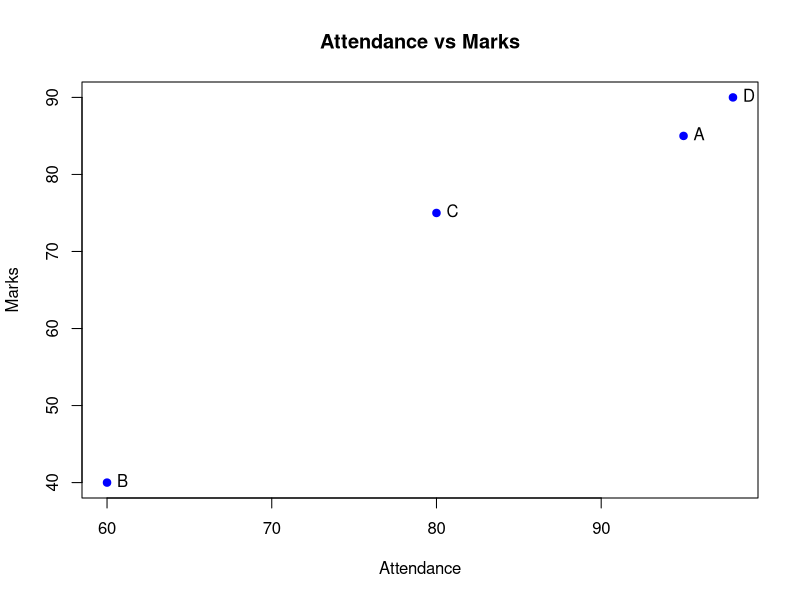
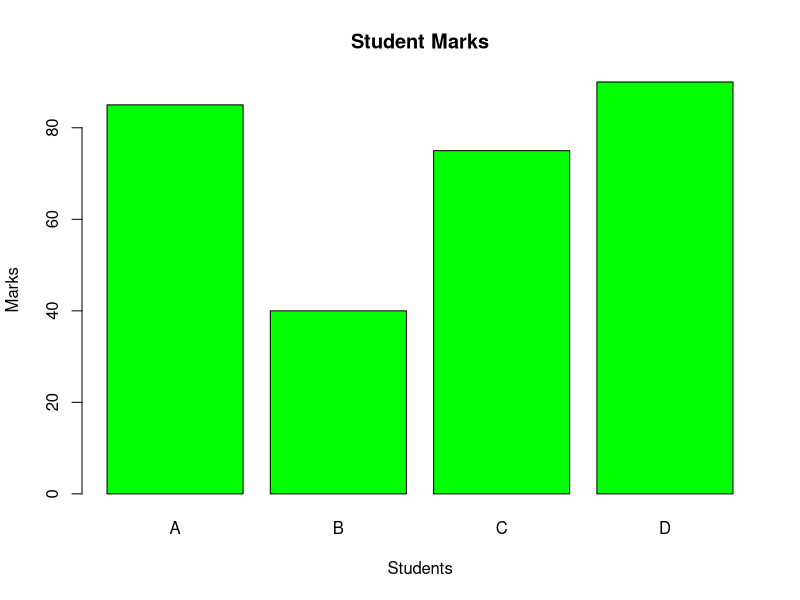
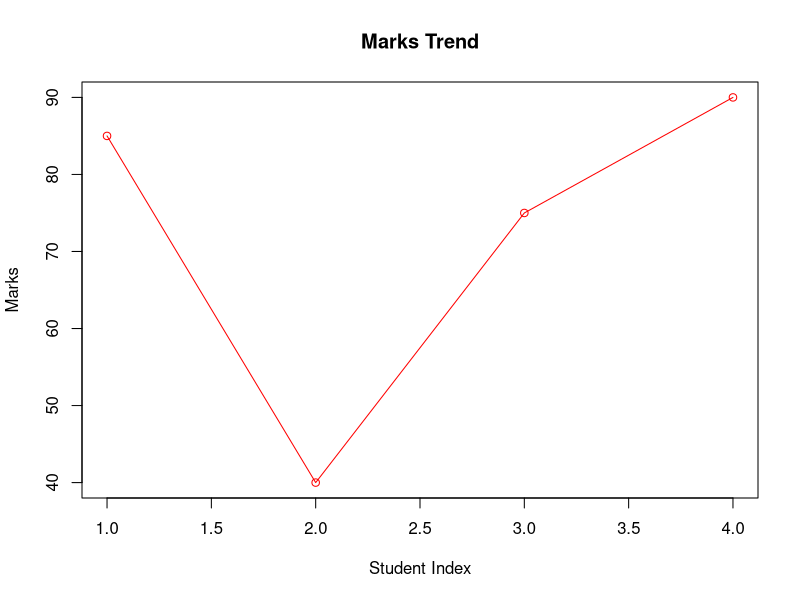
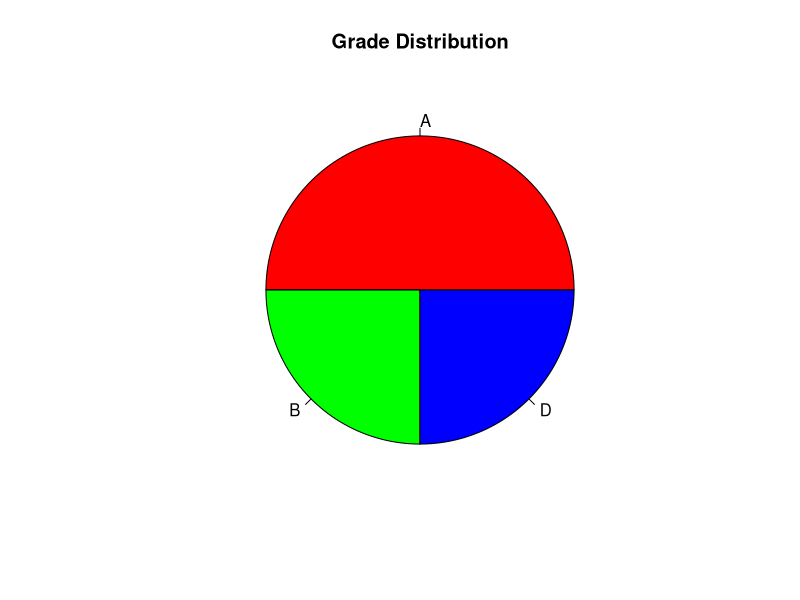

These charts were generated, in order, by the following R code:
# -----------------------------------
# Student Performance Dataset
# -----------------------------------


student <- data.frame(
  Name = c("A", "B", "C", "D", "E"),
  Marks = c(85, 40, 75, 90, 35),
  Attendance = c(95, 60, 80, 98, 50),
  Grade = c("A", "D", "B", "A", "F")
)

print("Original Dataset")
print(student)

# -----------------------------------
# Row Filtering for Data Cleaning
# Remove students with Marks < 40
# -----------------------------------

clean_data <- subset(student, Marks >= 40)

print("Cleaned Dataset")
print(clean_data)

# -----------------------------------
# Scatter Plot
# -----------------------------------

plot(clean_data$Attendance,
     clean_data$Marks,
     main = "Attendance vs Marks",
     xlab = "Attendance",
     ylab = "Marks",
     col = "blue",
     pch = 19)

# Add text labels
text(clean_data$Attendance,
     clean_data$Marks,
     labels = clean_data$Name,
     pos = 4)

# -----------------------------------
# Bar Plot
# -----------------------------------

barplot(clean_data$Marks,
        names.arg = clean_data$Name,
        col = "green",
        main = "Student Marks",
        xlab = "Students",
        ylab = "Marks")

# -----------------------------------
# Line Plot
# -----------------------------------

plot(clean_data$Marks,
     type = "o",
     col = "red",
     main = "Marks Trend",
     xlab = "Student Index",
     ylab = "Marks")

# -----------------------------------
# Pie Chart
# -----------------------------------

grade_count <- table(clean_data$Grade)

pie(grade_count,
    main = "Grade Distribution",
    col = rainbow(length(grade_count)))

# -----------------------------------
# Interpretation
# -----------------------------------

print("Interpretation:")
print("1. Students with low marks were removed during cleaning.")
print("2. Higher attendance leads to better marks.")
print("3. Most students scored Grade A and B.")
print("4. Scatter plot shows positive relationship.")
